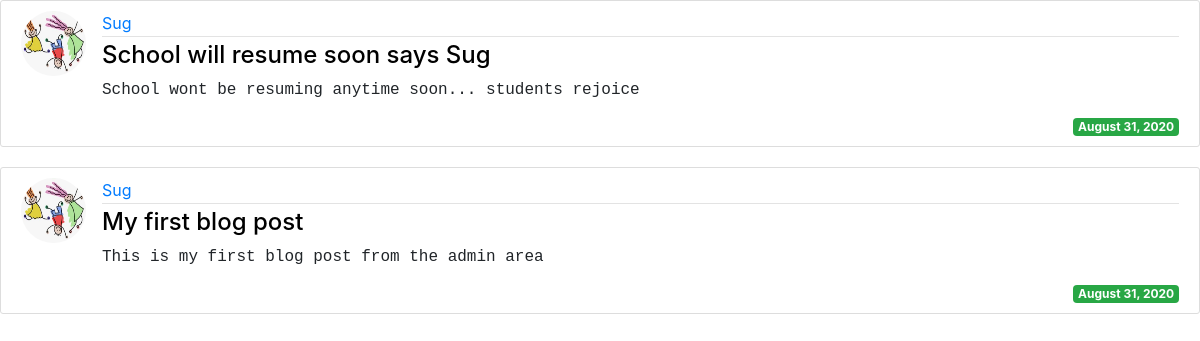
Page /press/ on the earlier database version.
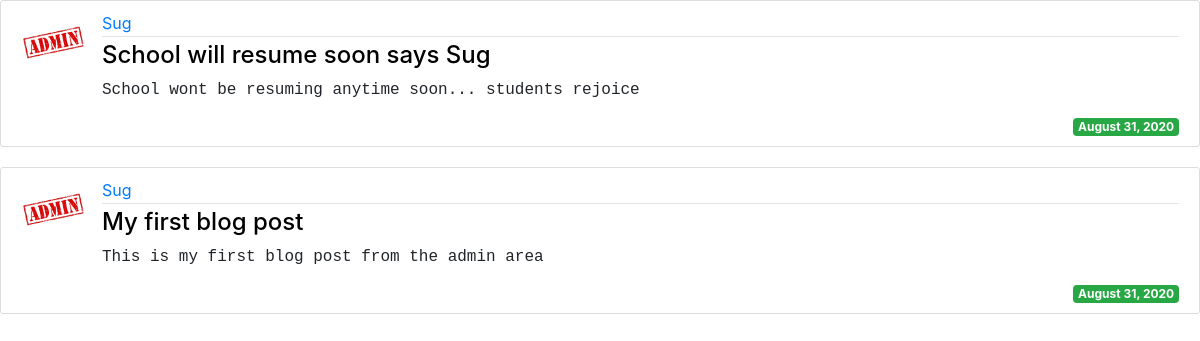
Same page on the later database version.
### sug/models.py (models this page shows, shortened)
class Post(models.Model):
    author = models.ForeignKey(User, on_delete=models.CASCADE)
    title = models.CharField(max_length=200)
    content = models.TextField()
    date_posted = models.DateTimeField(auto_now_add=True, null=True)

### user/models.py (models this page shows, shortened)
class Profile(models.Model):
    user = models.OneToOneField(User, on_delete=models.CASCADE)
    image = models.ImageField(default='default.jpg', upload_to = 'profile_pics')

### sug/views.py (the view)
# urls.py: path('press/', views.press, name= 'press'),
def press(request):
    post = Post.objects.all().order_by('-date_posted')
    context = {'Post':post}
    return render(request, 'press.html', context)

### sug/templates/press.html (shortened to what this page needs)
{% extends 'base.html' %}
{% block body %}
    {% for posts in Post %}
            <article class="media content-section">
                <img class ="rounded-circle article-img" src="{{ posts.author.profile.image.url }}">
                <div class="media-body">
                    <div class="article-metadata">
                        <a class="mr-2" href="#">{{ posts.author }}</a>
                    </div>
                    <h4><a class="article-title" href="#">{{ posts.title }}</a></h4>
                    <p class="article-content" style="font-family: monospace;">{{ posts.content }}</p>
                    <span class="badge badge-success">{{posts.date_posted|date:"F j, Y"}}</span>
                </div>
            </article>
    {% endfor %}
{% endblock %}

### sug/templates/base.html (shortened to what this page needs)
{%load static %}
<!doctype html>
<html lang="en">
  <head>
    <link rel="stylesheet" href="https://stackpath.bootstrapcdn.com/bootstrap/4.5.2/css/bootstrap.min.css">
    <link rel="stylesheet" type="text/css" href="{% static 'main.css' %}">
  </head>
  <body>
    {% block body %}{% endblock %}
  </body>
</html>

### sug/templates/press.html (style rules this page uses)
.content-section { background: #ffffff; padding: 10px 20px; border: 1px solid #dddddd; border-radius: 3px; margin-bottom: 20px; }
.article-title { color: black; }
.article-content { white-space: pre-line; }
.mr-2 { text-decoration: none; }
.article-img { height: 65px; width: 65px; margin-right: 16px; }
.article-metadata { padding-bottom: 1px; margin-bottom: 4px; border-bottom: 1px solid #e3e3e3 }
.badge-success { float: right; }

Differences in the rows shown:
changed through a linked row, Post "School will resume soon says Sug": author.profile.image: picture added in place of a placeholder
changed through a linked row, Post "My first blog post": author.profile.image: picture added in place of a placeholder
